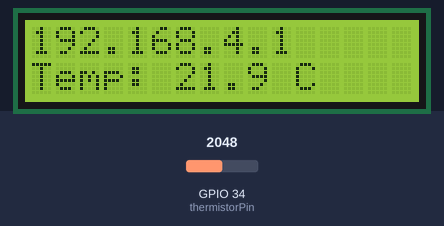
Recording of a sketch running on a simulated ESP32. Shown: 16×2 character LCD. The test bench sets the inputs (shaded band); at power-on: GPIO 34 (thermistorPin) = 2048. What the sketch prints to the serial monitor is not drawn.

Above: at 1.2 s.
1.3 s: GPIO 34 (thermistorPin) set to 2866
At 2.5 s:
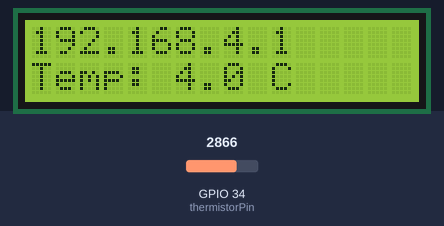
3.1 s: GPIO 34 (thermistorPin) set to 3603
At 4.0 s:
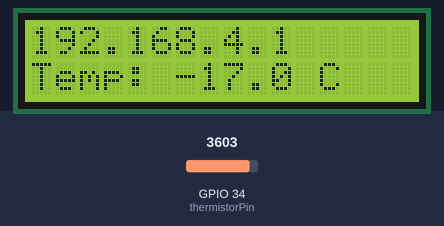
4.6 s: GPIO 34 (thermistorPin) set to 4095
At 5.7 s:
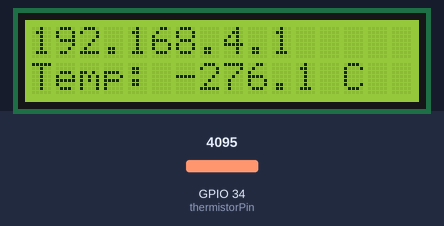
Timing chart, 0 to 7.6 s (numbered marks = the images above; inputs shaded):
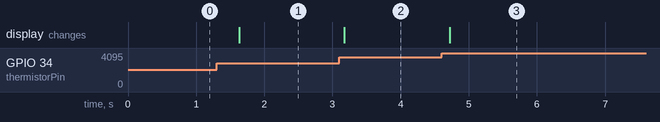

Measured:
- after the input at 1.3 s, the display: changes after 0.33 s (image 1)
- after the input at 3.1 s, the display: changes after 0.08 s (image 2)
- after the input at 4.6 s, the display: changes after 0.12 s (image 3)

The sketch:

esp32_hostspot_themometer.ino
```cpp
#include <Wire.h>
#include <LiquidCrystal_I2C.h>
#include <WiFi.h>
#include <WebServer.h>

LiquidCrystal_I2C lcd(0x27, 16, 2);
WebServer server(80);

const char* ap_ssid = "Thermometer";
const char* ap_password = "12345678";  // must be at least 8 characters

const int thermistorPin = 34;
const float R_FIXED = 10030.0;
const float R0 = 10000.0;
const float T0_KELVIN = 298.15;
const float BETA = 3950.0;
const float CALIBRATION_OFFSET = -3;

float currentTempC = 0;

float readTemperatureC() {
  int adcValue = analogRead(thermistorPin);
  float resistance = R_FIXED * adcValue / (4095.0 - adcValue);
  float tempK = 1.0 / (1.0 / T0_KELVIN + log(resistance / R0) / BETA);
  return (tempK - 273.15) + CALIBRATION_OFFSET;
}

void handleRoot() {
  String html = "<html><body style='font-family:sans-serif;text-align:center;margin-top:50px'>";
  html += "<h1>Clinical Thermometer</h1>";
  html += "<h2 id='temp' style='font-size:60px'>--</h2>";
  html += "<script>";
  html += "setInterval(function(){";
  html += "fetch('/temp').then(r=>r.text()).then(t=>document.getElementById('temp').innerHTML=t+' &deg;C');";
  html += "}, 1000);";
  html += "</script></body></html>";
  server.send(200, "text/html", html);
}

void handleTemp() {
  server.send(200, "text/plain", String(currentTempC, 1));
}

void setup() {
  Serial.begin(9600);
  Wire.begin(21, 22);
  lcd.init();
  lcd.backlight();

  WiFi.softAP(ap_ssid, ap_password);

  IPAddress ip = WiFi.softAPIP();
  Serial.print("Access point started. IP address: ");
  Serial.println(ip);

  lcd.setCursor(0, 0);
  lcd.print(ip);

  server.on("/", handleRoot);
  server.on("/temp", handleTemp);
  server.begin();
}

void loop() {
  server.handleClient();
  currentTempC = readTemperatureC();

  lcd.setCursor(0, 1);
  lcd.print("Temp: ");
  lcd.print(currentTempC, 1);
  lcd.print(" C   ");

  delay(500);
}
```
